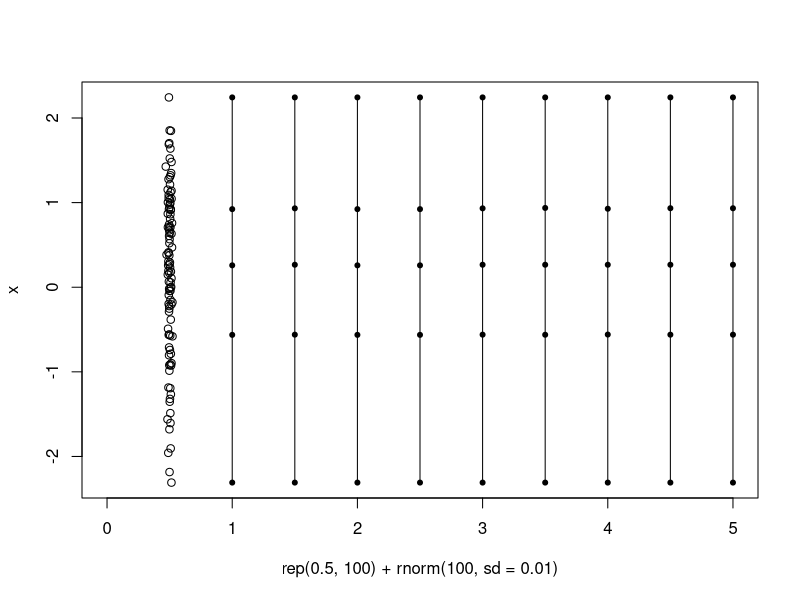
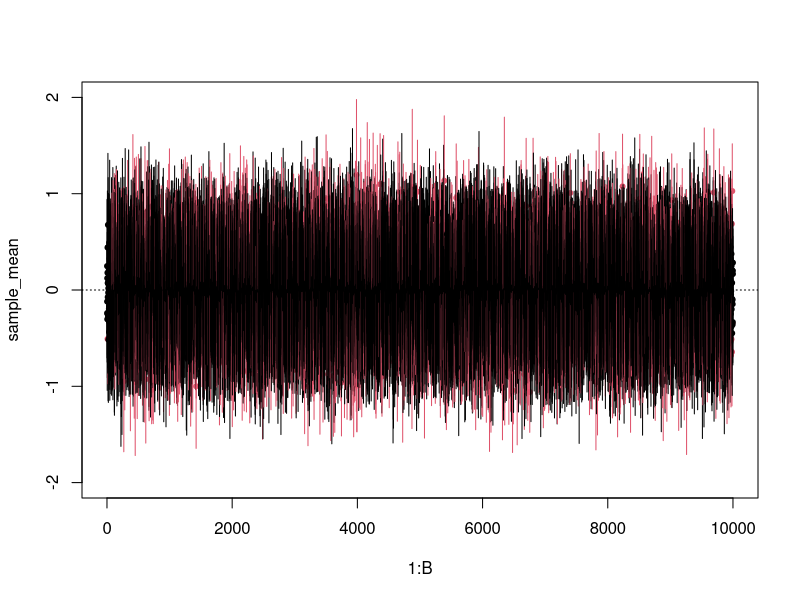
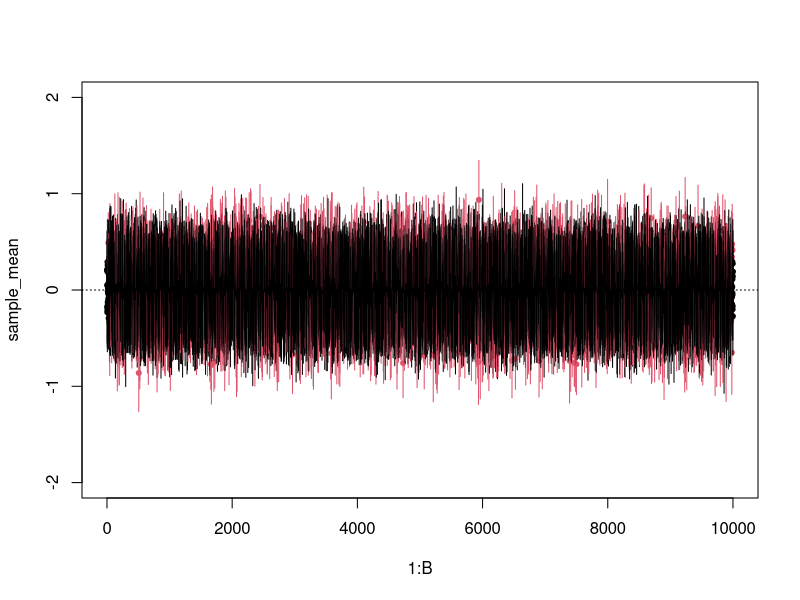
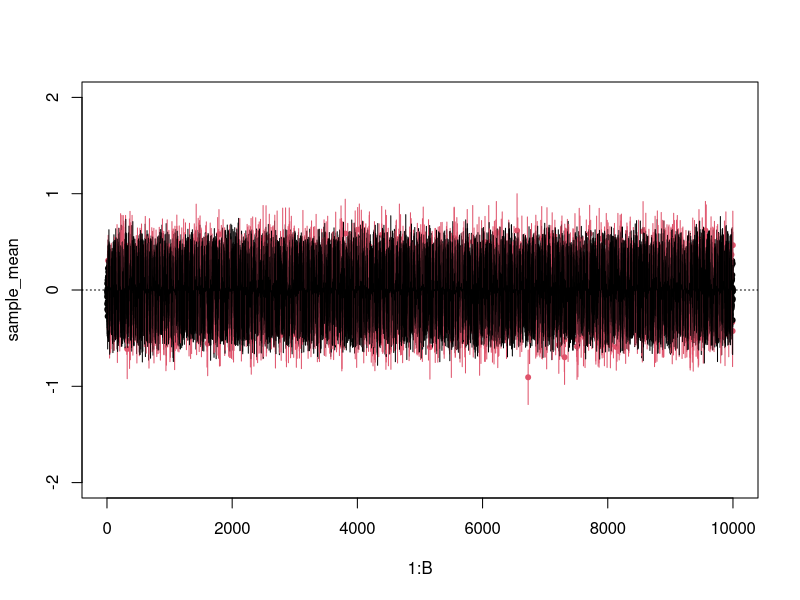
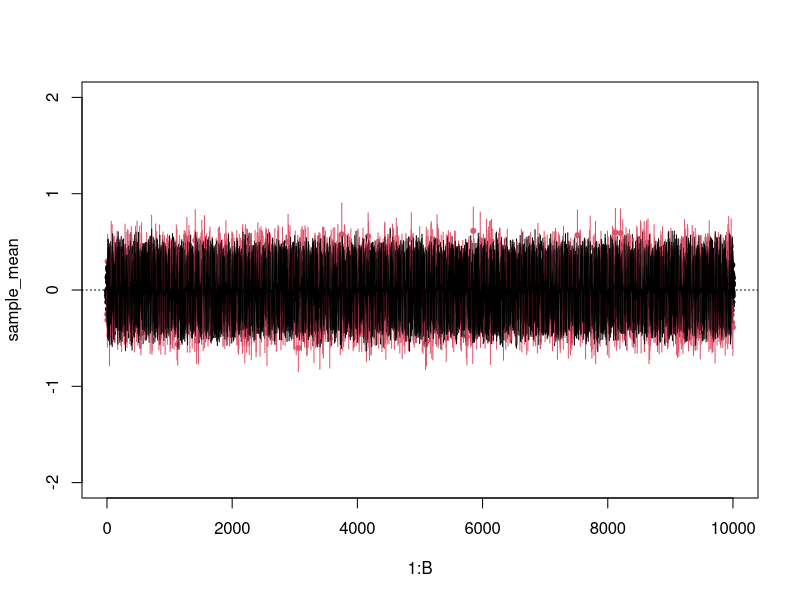
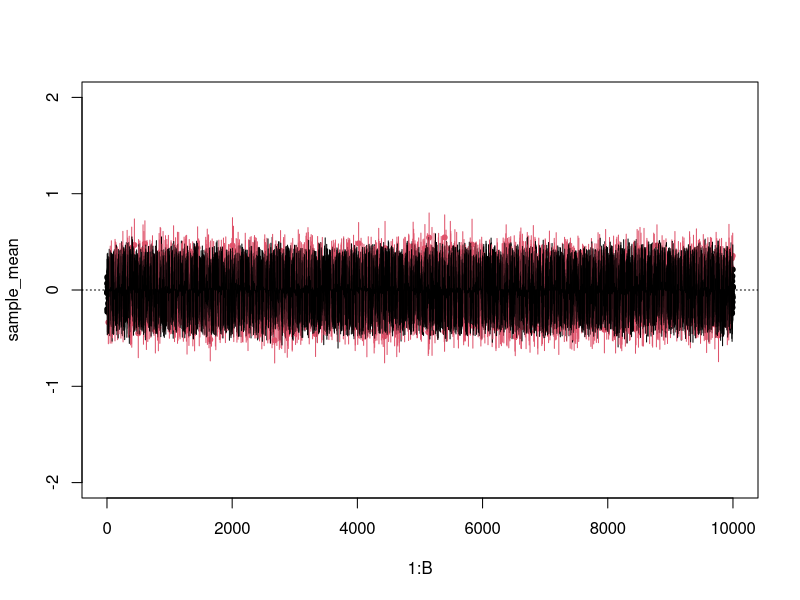
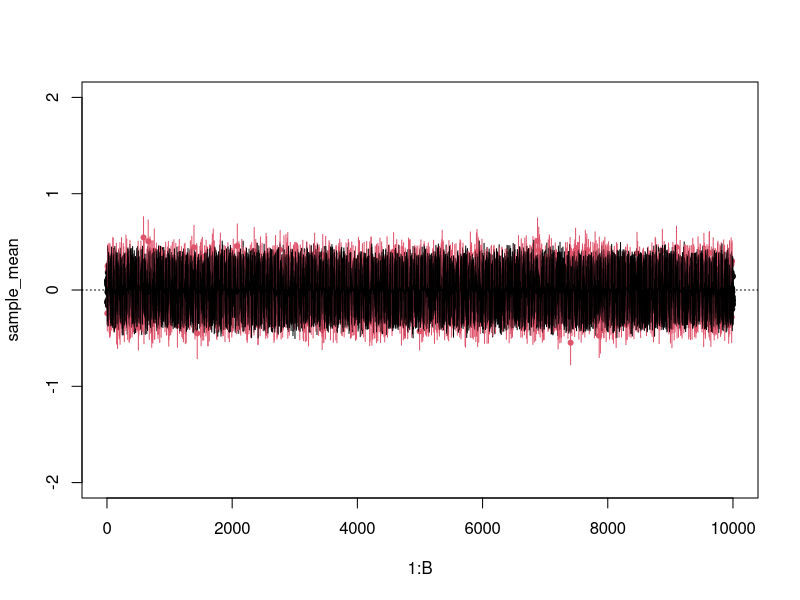
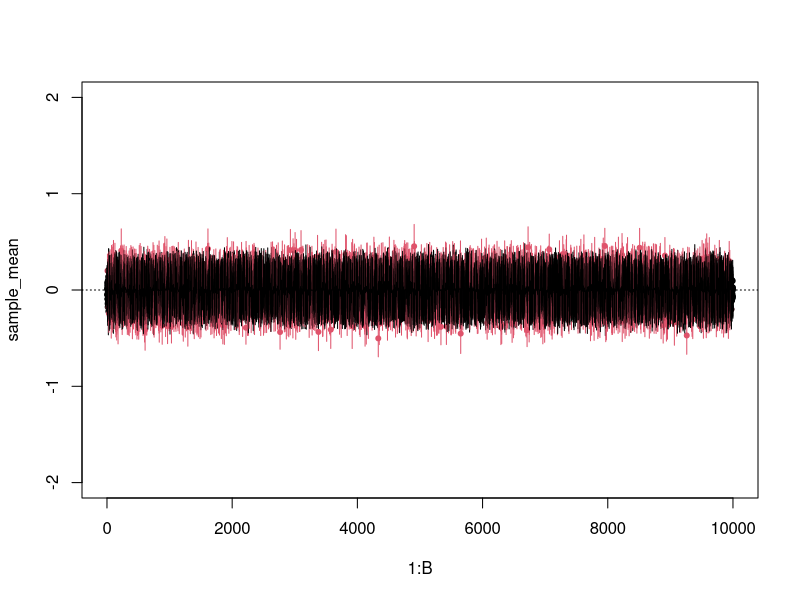

Recreate these plots in R, in order.
## ---- chunk 1
#Problem 1
x <- rnorm(100)
qtl1 <- quantile(x,type = 1)
plot(rep(0.5,100) + rnorm(100,sd = 0.01), x, xlim = c(0,5), ylim = c(qtl1[1],qtl1[5]))

segments(1,qtl1[1],1,qtl1[5])
points(rep(1,5),qtl1,pch = 20)

qtl2 <- quantile(x,type = 2)
segments(1.5,qtl2[1],1.5,qtl2[5])
points(rep(1.5,5),qtl2,pch = 20)

qtl3 <- quantile(x,type = 3)
segments(2,qtl3[1],2,qtl3[5])
points(rep(2,5),qtl3,pch = 20)

qtl4 <- quantile(x,type = 4)
segments(2.5,qtl4[1],2.5,qtl4[5])
points(rep(2.5,5),qtl4,pch = 20)

qtl5 <- quantile(x,type = 5)
segments(3,qtl5[1],3,qtl5[5])
points(rep(3,5),qtl5,pch = 20)

qtl6 <- quantile(x,type = 6)
segments(3.5,qtl6[1],3.5,qtl6[5])
points(rep(3.5,5),qtl6,pch = 20)

qtl7 <- quantile(x,type = 7)
segments(4,qtl7[1],4,qtl7[5])
points(rep(4,5),qtl7,pch = 20)

qtl8 <- quantile(x,type = 8)
segments(4.5,qtl8[1],4.5,qtl8[5])
points(rep(4.5,5),qtl8,pch = 20)

qtl9 <- quantile(x,type = 9)
segments(5,qtl9[1],5,qtl9[5])
points(rep(5,5),qtl9,pch = 20)
## ---- chunk 2
#Problem 2
n = 10
for(i in 1:10){
  alpha = 0.10
  B     = 10000
  sample_mean   = numeric(B)
  conf_upper = numeric(B)
  conf_lower = numeric(B)
  num_success <- 0
  
  for (j in 1:B) {
    x <- rnorm(n)
    out = t.test(x, conf=1-alpha)
    conf_lower[j] = out$conf.int[1]
    conf_upper[j] = out$conf.int[2]
    sample_mean[j]   = out$estimate
    if((conf_lower[j] < 0) & (0 < conf_upper[j])){
    num_success <- num_success + 1
   }
  }
  frac_contain_true_mean <- num_success/B
  print(paste("fraction of true mean =",frac_contain_true_mean))
  contains_mean = (conf_lower < 0) & (0 < conf_upper) # T/F
  color_vec     = ifelse(contains_mean == TRUE, 1, 2) #if true,1;if false,2
  plot(1:B, sample_mean, pch=20, ylim = c(-2, 2), col=color_vec)
  segments(1:B, conf_lower, 1:B, conf_upper, col=color_vec)
  abline(h=0, lty="dotted") #or solid
  
  n = n + 10
}
## ---- chunk 3
library(rmutil)
n = 10
for(i in 1:10){
  alpha = 0.10
  B     = 10000
  sample_mean   = numeric(B)
  conf_upper = numeric(B)
  conf_lower = numeric(B)
  num_success <- 0
  for (j in 1:B) {
    x <- rlaplace(n, m = 0, s = 1/sqrt(2))
    out = t.test(x, conf=1-alpha)
    conf_lower[j] = out$conf.int[1]
    conf_upper[j] = out$conf.int[2]
    sample_mean[j]   = out$estimate
     if((conf_lower[j] < 0) & (0 < conf_upper[j])){
    num_success <- num_success + 1
   }
  }
  frac_contain_true_mean <- num_success/B
  print(paste("fraction of true mean =",frac_contain_true_mean))
  contains_mean = (conf_lower < 0) & (0 < conf_upper) # T/F
  color_vec     = ifelse(contains_mean == TRUE, 1, 2) #if true,1;if false,2
  plot(1:B, sample_mean, pch=20, ylim = c(-2, 2), col=color_vec)
  segments(1:B, conf_lower, 1:B, conf_upper, col=color_vec)
  abline(h=0, lty="dotted") #or solid
  n = n + 10
}
## ---- chunk 4
n = 10
for(i in 1:10){
  alpha = 0.10
  B     = 10000
  sample_mean   = numeric(B)
  conf_upper = numeric(B)
  conf_lower = numeric(B)
  num_success <- 0
  for (j in 1:B) {
    x <- rexp(n, rate = 1)
    out = t.test(x, conf=1-alpha)
    conf_lower[j] = out$conf.int[1]
    conf_upper[j] = out$conf.int[2]
    sample_mean[j]   = out$estimate
    if((conf_lower[j] < 0) & (0 < conf_upper[j])){
    num_success <- num_success + 1
   }
  }
  frac_contain_true_mean <- num_success/B
  print(paste("fraction of true mean =",frac_contain_true_mean))
  contains_mean = (conf_lower < 1) & (1 < conf_upper) # T/F
  color_vec     = ifelse(contains_mean == TRUE, 1, 2) #if true,1;if false,2
  
  plot(1:B, sample_mean, pch=20, ylim = c(-1, 4), col=color_vec) #sample mean
  segments(1:B, conf_lower, 1:B, conf_upper, col=color_vec)
  abline(h=1, lty="dotted") #or solid
  n = n + 10
}
